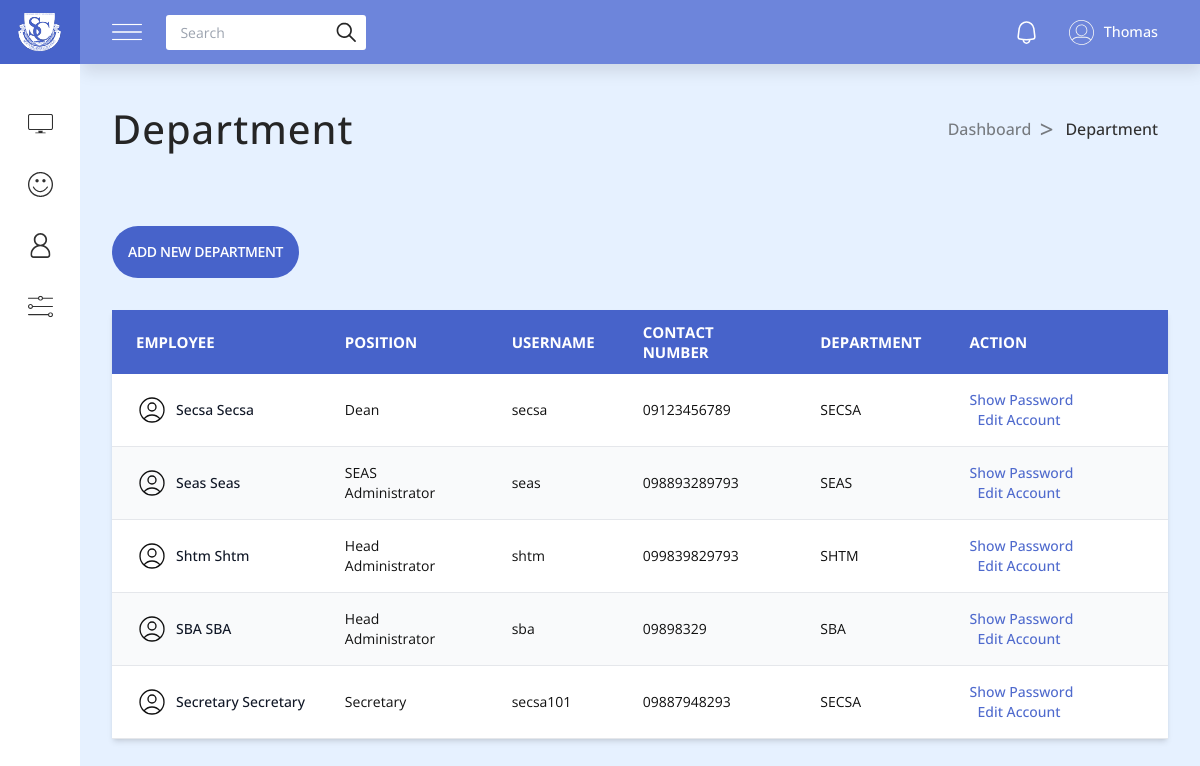
Page /admin/department_sect.php (signed in) on the committed database.
### tables this page shows
CREATE TABLE `department_tbl` (
  `department_id` int(11) NOT NULL,
  `username` varchar(255) NOT NULL,
  `password` varchar(255) NOT NULL,
  `fname` varchar(255) NOT NULL,
  `lname` varchar(255) NOT NULL,
  `contact` varchar(255) NOT NULL,
  `position` varchar(255) NOT NULL,
  `department` varchar(255) NOT NULL
);

### admin/department_sect.php (the view, shortened to what this page needs)
<?php
include('includes/query.php');
$sql = "SELECT * FROM department_tbl";
$result = mysqli_query($conn, $sql) or die(mysqli_error($conn));
$rows = mysqli_fetch_all($result, MYSQLI_ASSOC);
?>
<!DOCTYPE html>
<html lang="en">
<head>
    <link rel="stylesheet" href="styles/nav.css" />
    <link rel="stylesheet" href="styles/main.css">
    <script src="https://cdn.tailwindcss.com"></script>
</head>
<body class="flex flex-col min-[950px]:flex-row">
    <?php require 'partials/aside.php' ?>
    <?php require 'partials/nav.php' ?>
    <section class="section">
        <div class="section-title">
            <h1>Department</h1>
            <div class="breadcrumbs">
                <a href="./index.php">Dashboard</a>
                <a href="./department_sect.php">Department</a>
            </div>
        </div>
        <?php if ($rows != null && is_array($rows) && count($rows) > 0) : ?>
            <div class="w-full">
                <div class="py-8">
                    <button id="modal_btn" class="text-sm font-semibold uppercase tracking-tight text-white bg-[#4763ca] py-4 px-4 rounded-full hover:opacity-95">Add New Department</button>
                </div>
                <div class="relative overflow-x-auto shadow-md">
                    <table class="w-full text-sm text-left text-gray table-auto">
                        <thead class="text-[15px] text-white uppercase bg-[#4763ca]">
                            <tr>
                                <th scope="col" class="px-6 py-3">Employee</th>
                                <th scope="col" class="px-6 py-3">Position</th>
                                <th scope="col" class="px-6 py-3">Username</th>
                                <th scope="col" class="px-6 py-3">Contact Number</th>
                                <th scope="col" class="px-6 py-3">Department</th>
                                <th scope="col" class="px-6 py-3">Action</th>
                            </tr>
                        </thead>
                        <tbody>
                            <?php foreach ($rows as $row) : ?>
                                <tr class="odd:bg-white even:bg-gray-50 border-b">
                                    <td scope="row" class="px-6 py-4 font-medium text-gray-900 whitespace-nowrap">
                                        <div class="flex items-center gap-2">
                                            <img class="w-8 h-8 object-contain object-center aspect-square" src="/HRMS/admin/images/profile-black.svg" alt="photo">
                                            <span><?= $row['fname'] . " " .  $row['lname'] ?></span>
                                        </div>
                                    </td>
                                    <td class="px-6 py-4">
                                        <?= $row['position'] ?>
                                    </td>
                                    <td class="px-6 py-4">
                                        <?= $row['username'] ?>
                                    </td>
                                    <td class="px-6 py-4">
                                        <?= $row['contact'] ?>
                                    </td>
                                    <td class="px-6 py-4">
                                        <?= $row['department'] ?>
                                    </td>
                                    <td class="actions px-6 py-4 space-x-2">
                                        <button data-department-id="<?= $row['department_id'] ?>" class="show_password_btn font-medium text-[#4f6acd]  hover:underline whitespace-nowrap">Show Password</button>
                                        <button data-department-id="<?= $row['department_id'] ?>" class="edit_department_btn font-medium text-[#4f6acd]  hover:underline whitespace-nowrap">Edit Account</button>
                                    </td>
                                </tr>
                            <?php endforeach; ?>
                        </tbody>
                    </table>
                </div>
            </div>
        <?php endif; ?>
    </section>
</body>
</html>

### admin/styles/main.css (style rules this page uses)
*, *::after, *::before { margin: 0; padding: 0; box-sizing: border-box; font-family: "Open Sans", Arial, sans-serif; }
:root { --primary-color: #e6f1ff; --secondary-color: #101010; --sidebar-open-width: 18rem; --navbar-height: 4rem; --sidebar-close-width: 5rem; --percentage-height: 3px; --m-navbar-height: 4rem; }
body { min-height: 100vh; background: var(--primary-color); color: var(--secondary-color); }
body, h1, h2, h3, p, ul, li { margin: 0; padding: 0; }
img { max-width: 100%; height: auto; }
button { outline: none; background: none; border: none; }
.section { width: 100%; padding: 2rem; padding-top: var(--navbar-height); padding-bottom: 2rem; }
.section-title { width: 100%; display: flex; justify-content: space-between; align-items: center; color: #252525; padding: 2.2rem 0; }
.section-title h1 { font-size: 2.5rem; font-weight: 500; letter-spacing: 1px; }
.section-title .breadcrumbs { display: flex; justify-content: center; align-items: center; }
.section-title .breadcrumbs a { display: flex; justify-content: center; align-items: center; font-size: 16px; font-weight: 500; padding: 10px; color: #303030; }
.section-title .breadcrumbs > :not(:last-child) { position: relative; padding-right: 1.5rem; color: #767a7f; }
.section-title .breadcrumbs > :not(:last-child)::after { content: ">"; position: absolute; right: 2px; font-size: 1.5rem; }

### rows in the picture
department_tbl: fname "Secsa", lname "Secsa", position "Dean", username "secsa", contact "09123456789", department "SECSA"
department_tbl: fname "Seas", lname "Seas", position "SEAS Administrator", username "seas", contact "098893289793", department "SEAS"
department_tbl: fname "Shtm", lname "Shtm", position "Head Administrator", username "shtm", contact "099839829793", department "SHTM"
department_tbl: fname "SBA", lname "SBA", position "Head Administrator", username "sba", contact "09898329", department "SBA"
department_tbl: fname "Secretary", lname "Secretary", position "Secretary", username "secsa101", contact "09887948293", department "SECSA"
